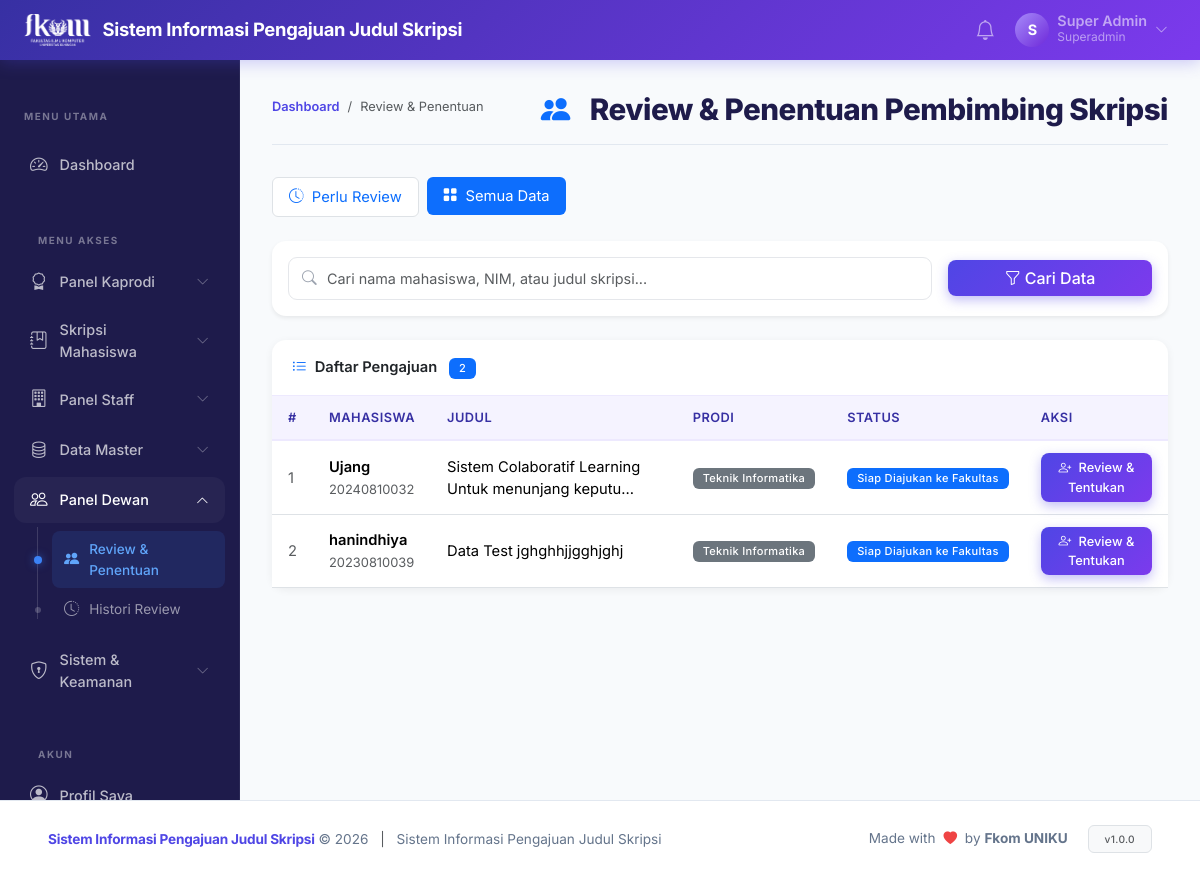
The page /?page=dewan&status=all (signed in) on the database its author committed.
### tables this page shows
CREATE TABLE `menus` (
  `id` int unsigned NOT NULL AUTO_INCREMENT,
  `kode_page` varchar(100) NOT NULL,
  `judul` varchar(100) NOT NULL,
  `icon` varchar(50) DEFAULT NULL,
  `urutan` int NOT NULL DEFAULT '0',
  PRIMARY KEY (`id`),
  UNIQUE KEY `kode_page` (`kode_page`)
);

CREATE TABLE `pengajuan_judul` (
  `id` int unsigned NOT NULL AUTO_INCREMENT,
  `user_id` int unsigned NOT NULL,
  `periode_id` int unsigned DEFAULT NULL,
  `judul` varchar(300) NOT NULL,
  `deskripsi` text,
  `bidang` varchar(100) DEFAULT NULL,
  `file_proposal` varchar(255) DEFAULT NULL COMMENT 'Nama file PDF di folder uploads/proposals',
  `pembimbing_1_id` int unsigned DEFAULT NULL,
  `pembimbing_2_id` int unsigned DEFAULT NULL,
  `status` enum('draft','diajukan','diverifikasi','direview','direview_dewan','revisi','ditolak','disetujui','pembimbing_ditentukan','selesai','selesai_fakultas') DEFAULT 'draft',
  `catatan_terakhir` text COMMENT 'Catatan dari petugas terakhir',
  `verified_at` datetime DEFAULT NULL COMMENT 'Waktu diverifikasi Staff',
  `created_at` datetime NOT NULL DEFAULT CURRENT_TIMESTAMP,
  `updated_at` datetime NOT NULL DEFAULT CURRENT_TIMESTAMP ON UPDATE CURRENT_TIMESTAMP,
  PRIMARY KEY (`id`),
  KEY `idx_user_id` (`user_id`),
  KEY `idx_status` (`status`),
  KEY `idx_periode` (`periode_id`),
  KEY `fk_pj_pembimbing_1` (`pembimbing_1_id`),
  KEY `fk_pj_pembimbing_2` (`pembimbing_2_id`),
  CONSTRAINT `fk_pj_pembimbing_1` FOREIGN KEY (`pembimbing_1_id`) REFERENCES `dosen` (`id`) ON DELETE SET NULL,
  CONSTRAINT `fk_pj_pembimbing_2` FOREIGN KEY (`pembimbing_2_id`) REFERENCES `dosen` (`id`) ON DELETE SET NULL,
  CONSTRAINT `fk_pj_periode` FOREIGN KEY (`periode_id`) REFERENCES `periode` (`id`) ON DELETE SET NULL,
  CONSTRAINT `fk_pj_user` FOREIGN KEY (`user_id`) REFERENCES `users` (`id`) ON DELETE CASCADE
);

CREATE TABLE `users` (
  `id` int unsigned NOT NULL AUTO_INCREMENT,
  `nama` varchar(150) NOT NULL,
  `email` varchar(150) NOT NULL,
  `password` varchar(255) NOT NULL,
  `role` varchar(50) NOT NULL DEFAULT 'mahasiswa',
  `is_active` tinyint(1) NOT NULL DEFAULT '1',
  `created_at` datetime NOT NULL DEFAULT CURRENT_TIMESTAMP,
  PRIMARY KEY (`id`),
  UNIQUE KEY `email` (`email`),
  KEY `idx_email` (`email`),
  KEY `idx_role` (`role`)
);

CREATE TABLE `mahasiswa` (
  `id` int unsigned NOT NULL AUTO_INCREMENT,
  `user_id` int unsigned NOT NULL,
  `nim` varchar(20) NOT NULL,
  `angkatan` year NOT NULL,
  `semester` tinyint unsigned DEFAULT NULL,
  `prodi_id` int unsigned DEFAULT NULL,
  `no_hp` varchar(20) DEFAULT NULL,
  `alamat` text,
  PRIMARY KEY (`id`),
  UNIQUE KEY `nim` (`nim`),
  UNIQUE KEY `uq_nim` (`nim`),
  KEY `fk_mhs_user` (`user_id`),
  KEY `fk_mhs_prodi` (`prodi_id`),
  CONSTRAINT `fk_mhs_prodi` FOREIGN KEY (`prodi_id`) REFERENCES `prodi` (`id`) ON DELETE SET NULL,
  CONSTRAINT `fk_mhs_user` FOREIGN KEY (`user_id`) REFERENCES `users` (`id`) ON DELETE CASCADE
);

CREATE TABLE `prodi` (
  `id` int unsigned NOT NULL AUTO_INCREMENT,
  `kode` varchar(20) NOT NULL,
  `nama` varchar(100) NOT NULL,
  `jenjang` enum('D3','S1','S2','S3') NOT NULL DEFAULT 'S1',
  PRIMARY KEY (`id`)
);

### controllers/DewanController.php (called while the page is built, shortened)
<?php
class DewanController {
    private Pengajuan  $pengajuanModel;
    public function __construct() {
        $this->pengajuanModel  = new Pengajuan();
    }
    public function index(): void {
        $search  = get('search', '');
        $status  = get('status', STATUS_DIREVIEW);
        if (get('status') === 'all') $status = '';
        $page    = max(1, (int)get('p', 1));
        $perPage = 15;
        $filters = ['search' => $search, 'status' => $status];
        $total   = $this->pengajuanModel->count($filters);
        $list    = $this->pengajuanModel->getAll($filters, $page, $perPage);
        require BASE_PATH . '/views/dewan/index.php';
    }
}

### config/database.php (called while the page is built, shortened)
<?php
function getDB(): PDO {
    static $pdo = null;
    if ($pdo === null) {
        $dsn = "mysql:host=" . DB_HOST . ";dbname=" . DB_NAME . ";charset=" . DB_CHARSET;
        $options = [
            PDO::ATTR_ERRMODE            => PDO::ERRMODE_EXCEPTION,
            PDO::ATTR_DEFAULT_FETCH_MODE => PDO::FETCH_ASSOC,
            PDO::ATTR_EMULATE_PREPARES   => false,
        ];
        try {
            $pdo = new PDO($dsn, DB_USER, DB_PASS, $options);
        } catch (PDOException $e) {
            error_log("Database connection failed: " . $e->getMessage());
            die(json_encode(['error' => 'Database connection failed.']));
        }
    }
    return $pdo;
}

### models/Pengajuan.php (called while the page is built, shortened)
<?php
class Pengajuan {
    private PDO $db;
    public function __construct() {
        $this->db = getDB();
    }
    public function getAll(array $filters = [], int $page = 1, int $perPage = 15): array {
        $offset = ($page - 1) * $perPage;
        $sql    = "SELECT pj.*,
                          u.nama AS nama_mahasiswa,
                          m.nim, pr.nama AS nama_prodi,
                          per.nama AS nama_periode
                   FROM pengajuan_judul pj
                   JOIN users u   ON u.id = pj.user_id
                   JOIN mahasiswa m ON m.user_id = pj.user_id
                   LEFT JOIN prodi pr    ON pr.id = m.prodi_id
                   LEFT JOIN periode per ON per.id = pj.periode_id
                   WHERE 1=1";
        $params = [];
        $sql .= " ORDER BY pj.created_at DESC LIMIT $perPage OFFSET $offset";
        $stmt = $this->db->prepare($sql);
        $stmt->execute($params);
        return $stmt->fetchAll();
    }
    public function count(array $filters = []): int {
        $sql    = "SELECT COUNT(*) FROM pengajuan_judul pj
                   JOIN users u ON u.id = pj.user_id
                   JOIN mahasiswa m ON m.user_id = pj.user_id
                   WHERE 1=1";
        $params = [];
        $stmt = $this->db->prepare($sql);
        $stmt->execute($params);
        return (int)$stmt->fetchColumn();
    }
}

### views/dewan/index.php (the view, shortened to what this page needs)
<?php
require BASE_PATH . '/views/layouts/header.php';
?>
<div class="page-header">
    <nav aria-label="breadcrumb"><ol class="breadcrumb">
        <li class="breadcrumb-item"><a href="?page=dashboard">Dashboard</a></li>
        <li class="breadcrumb-item active">Review & Penentuan</li>
    </ol></nav>
    <h1><i class="bi bi-people-fill me-2 text-primary"></i>Review & Penentuan Pembimbing Skripsi</h1>
</div>
<ul class="nav nav-pills gap-2 mb-4">
    <li class="nav-item">
        <a class="nav-link <?= $status === STATUS_DIREVIEW ? 'active' : 'bg-white border' ?>" href="?page=dewan&status=direview">
            <i class="bi bi-clock-history me-1"></i> Perlu Review
        </a>
    </li>
    <li class="nav-item">
        <a class="nav-link <?= $status === '' ? 'active' : 'bg-white border' ?>" href="?page=dewan&status=all">
            <i class="bi bi-grid-fill me-1"></i> Semua Data
        </a>
    </li>
</ul>
<div class="card mb-4 shadow-sm border-0">
    <div class="card-body py-3">
        <form method="GET" class="row g-3 align-items-center">
            <div class="col-md-9">
                <div class="search-box">
                    <i class="bi bi-search"></i>
                    <input type="text" class="form-control" name="search"
                           value="<?= e($search) ?>" placeholder="Cari nama mahasiswa, NIM, atau judul skripsi...">
                </div>
            </div>
            <div class="col-md-3">
                <button type="submit" class="btn btn-primary w-100">
                    <i class="bi bi-funnel me-1"></i>Cari Data
                </button>
            </div>
        </form>
    </div>
</div>
<div class="card">
    <div class="card-header">
        <i class="bi bi-list-ul me-2 text-primary"></i>Daftar Pengajuan
        <span class="badge bg-primary ms-2"><?= $total ?></span>
    </div>
    <div class="card-body p-0">
        <?php if (empty($list)): ?>
        <div class="empty-state"><i class="bi bi-check2-all"></i><h5>Tidak Ada Data</h5></div>
        <?php else: ?>
        <table class="table table-sititi mb-0">
            <thead>
                <tr><th>#</th><th>Mahasiswa</th><th>Judul</th><th>Prodi</th><th>Status</th><th>Aksi</th></tr>
            </thead>
            <tbody>
                <?php $no=($page-1)*$perPage+1; foreach ($list as $r): ?>
                <tr>
                    <td class="text-muted"><?= $no++ ?></td>
                    <td><div class="fw-semibold"><?= e($r['nama_mahasiswa']) ?></div>
                        <small class="text-muted"><?= e($r['nim']) ?></small></td>
                    <td><?= e(truncate($r['judul'], 50)) ?></td>
                    <td><span class="badge bg-secondary"><?= e($r['nama_prodi'] ?? '-') ?></span></td>
                    <td><?= statusBadge($r['status']) ?></td>
                    <td>
                        <a href="?page=dewan.pembimbing&id=<?= $r['id'] ?>" class="btn btn-sm btn-primary">
                            <i class="bi bi-person-plus me-1"></i>
                            <?= $r['status'] === 'pembimbing_ditentukan' ? 'Ubah' : 'Review & Tentukan' ?>
                        </a>
                    </td>
                </tr>
                <?php endforeach; ?>
            </tbody>
        </table>
        <?php endif; ?>
    </div>
</div>
<?php require BASE_PATH . '/views/layouts/footer.php'; ?>

### views/layouts/sidebar.php (shortened to what this page needs)
<?php
$role        = Auth::role();
$currentPage = get('page', 'dashboard');
?>
<aside class="sititi-sidebar" id="sidebar">
    <div class="sidebar-header">
        <span class="sidebar-label">MENU UTAMA</span>
    </div>
    <nav class="sidebar-nav">
        <a href="?page=dashboard"
           class="sidebar-item <?= str_starts_with($currentPage, 'dashboard') ? 'active' : '' ?>">
            <i class="bi bi-speedometer2"></i>
            <span>Dashboard</span>
        </a>
        <?php
        $db = getDB();
        if ($role === ROLE_SUPERADMIN) {
            $stmt = $db->query("SELECT * FROM menus ORDER BY urutan ASC");
            $menus = $stmt->fetchAll(PDO::FETCH_ASSOC);
        }
        if (!empty($menus)):
        ?>
        <div class="sidebar-header mt-3"><span class="sidebar-label">MENU AKSES</span></div>
        <?php
        $exactMatch = false;
        foreach ($menus as $m) {
            if ($currentPage === $m['kode_page']) {
                $exactMatch = $m['kode_page'];
                break;
            }
        }
        $tempGroups = [];
        foreach ($menus as $m) {
            $group = explode('.', $m['kode_page'])[0];
            $tempGroups[$group][] = $m;
        }
        $groupedMenus = ['single' => []];
        foreach ($tempGroups as $groupKey => $items) {
            if (count($items) > 1) {
                $groupedMenus[$groupKey] = $items;
            } else {
                $groupedMenus['single'][] = $items[0];
            }
        }
        $groupLabels = [
            'admin' => ['judul' => 'Data Master', 'icon' => 'bi-database'],
            'superadmin' => ['judul' => 'Sistem & Keamanan', 'icon' => 'bi-shield-lock'],
            'staff' => ['judul' => 'Panel Staff', 'icon' => 'bi-building'],
            'kaprodi' => ['judul' => 'Panel Kaprodi', 'icon' => 'bi-award'],
            'dewan' => ['judul' => 'Panel Dewan', 'icon' => 'bi-people'],
            'pengajuan' => ['judul' => 'Skripsi Mahasiswa', 'icon' => 'bi-journal-bookmark']
        ];
                ?>
                <?php
        $groupIdx = 0;
        foreach ($groupedMenus as $groupKey => $groupItems) {
            if ($groupKey === 'single') continue;
            $groupIdx++;
            $groupTitle = $groupLabels[$groupKey]['judul'] ?? ucfirst($groupKey);
            $groupIcon = $groupLabels[$groupKey]['icon'] ?? 'bi-folder';
            $isGroupActive = false;
            foreach ($groupItems as $m) {
                if ($exactMatch) {
                    if ($currentPage === $m['kode_page']) $isGroupActive = true;
                } else {
                    if (($currentPage === $m['kode_page']) || (str_starts_with($currentPage, $m['kode_page'].'.'))) $isGroupActive = true;
                }
            }
            ?>
            <div class="sidebar-dropdown">
                <a href="#submenu-<?= $groupIdx ?>" data-bs-toggle="collapse" class="sidebar-item sidebar-dropdown-toggle <?= $isGroupActive ? '' : 'collapsed' ?>" aria-expanded="<?= $isGroupActive ? 'true' : 'false' ?>">
                    <i class="<?= $groupIcon ?>"></i>
                    <span><?= $groupTitle ?></span>
                    <i class="bi bi-chevron-down ms-auto toggle-icon"></i>
                </a>
                <div class="collapse <?= $isGroupActive ? 'show' : '' ?>" id="submenu-<?= $groupIdx ?>">
                    <div class="sidebar-submenu">
                        <?php foreach ($groupItems as $m):
                            if ($exactMatch) {
                                $isActive = ($currentPage === $m['kode_page']);
                            } else {
                                $isActive = ($currentPage === $m['kode_page']) || (str_starts_with($currentPage, $m['kode_page'].'.'));
                            }
                        ?>
                        <a href="?page=<?= $m['kode_page'] ?>" class="submenu-item <?= $isActive ? 'active' : '' ?>">
                            <i class="<?= e($m['icon']) ?>"></i>
                            <span><?= e($m['judul']) ?></span>
                        </a>
                        <?php endforeach; ?>
                    </div>
                </div>
            </div>
            <?php
        }
        ?>
        <?php endif; ?>
        <div class="sidebar-header mt-3"><span class="sidebar-label">AKUN</span></div>
        <a href="?page=profil"
           class="sidebar-item <?= $currentPage === 'profil' ? 'active' : '' ?>">
            <i class="bi bi-person-circle"></i>
            <span>Profil Saya</span>
        </a>
    </nav>
</aside>

### core/Helper.php (shortened to what this page needs)
<?php
function e(mixed $value): string {
    return htmlspecialchars((string)$value, ENT_QUOTES | ENT_HTML5, 'UTF-8');
}
function get(string $key, mixed $default = ''): mixed {
    return $_GET[$key] ?? $default;
}
function statusBadge(string $status): string {
    $labels = STATUS_LABELS;
    $info   = $labels[$status] ?? ['label' => ucfirst($status), 'class' => 'secondary'];
    return sprintf(
        '<span class="badge bg-%s">%s</span>',
        e($info['class']),
        e($info['label'])
    );
}
function truncate(string $text, int $limit = 100): string {
    if (mb_strlen($text) <= $limit) return $text;
    return mb_substr($text, 0, $limit) . '...';
}

### rows shown on the page
menus: judul "Review & Penentuan"
menus: judul "Histori Review"
pengajuan_judul: user.nama "Ujang", mahasiswa.nim "20240810032", judul "Sistem Colaboratif Learning Untuk menunjang keputu...", prodi.nama "Teknik Informatika", status "Siap Diajukan ke Fakultas", shows "Review & Tentukan"
pengajuan_judul: user.nama "hanindhiya", mahasiswa.nim "20230810039", judul "Data Test jghghhjjgghjghj", prodi.nama "Teknik Informatika", status "Siap Diajukan ke Fakultas", shows "Review & Tentukan"

### other values the page prints
APP_NAME "Sistem Informasi Pengajuan Judul Skripsi"
substr(Auth::user()['nama'], 0, 1) "S"
truncate(Auth::user()['nama'], 20) "Super Admin"
Auth::role() "Superadmin"
$groupTitle "Panel Kaprodi"
$groupTitle "Skripsi Mahasiswa"
$groupTitle "Panel Staff"
$groupTitle "Data Master"
$groupTitle "Panel Dewan"
$groupTitle "Sistem & Keamanan"
$total "2"
APP_FULL_NAME "Sistem Informasi Pengajuan Judul Skripsi"
APP_VERSION "1.0.0"
